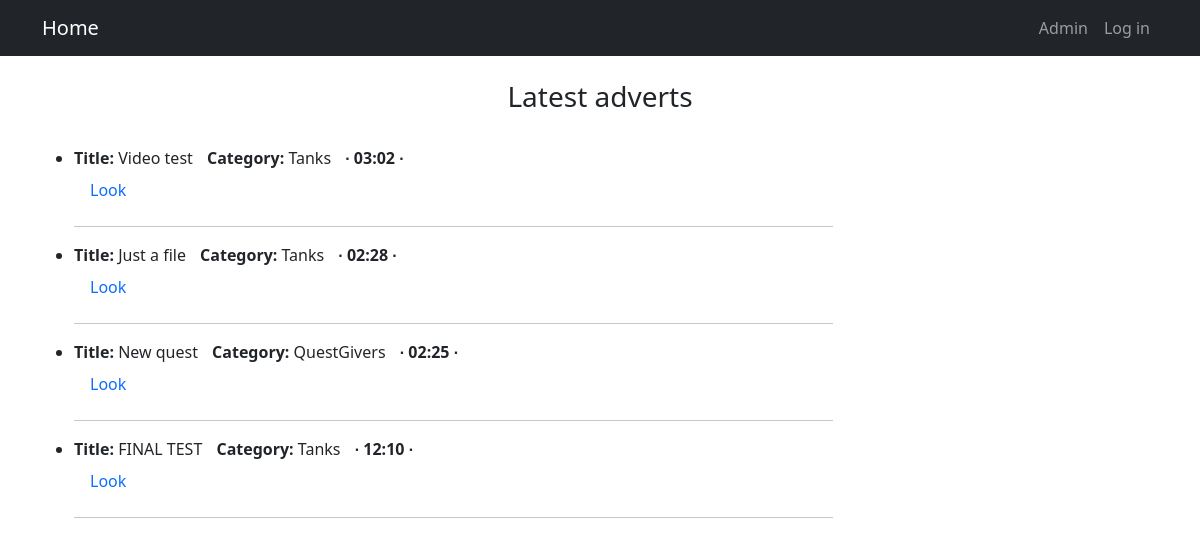
The page / on the database its author committed.
### AdvApp/models.py (models this page shows, shortened)
class Advert(models.Model):
    CATEGORY = [
        ('Tanks', 'Tanks'),
        ('Healers', 'Healers'),
        ('DDs', 'DDs'),
        ('Traders', 'Traders'),
        ('GildMasters', 'GildMasters'),
        ('QuestGivers', 'QuestGivers'),
        ('Smiths', 'Smiths'),
        ('Tanners', 'Tanners'),
        ('Potions', 'Potions'),
        ('SpellMasters', 'SpellMasters')
    ]
    id_user = models.ForeignKey(User, on_delete=models.CASCADE)
    id_category = models.CharField(max_length=12, choices=CATEGORY, default='DDs')
    text = models.TextField()
    file = models.FileField(upload_to='files/')
    image = models.ImageField(upload_to='images/')
    title = models.CharField(max_length=128)
    dateCreation = models.DateTimeField(auto_now_add = True)

### AdvApp/views.py (the view)
# urls.py: path('', AdvertList.as_view()),
class AdvertList(ListView):
    model = Advert
    template_name = 'adverts.html'
    context_object_name = 'advertList'
    queryset = Advert.objects.order_by('-dateCreation')

### templates/adverts.html (shortened to what this page needs)
{% extends 'deafult.html' %}
{% block content %}
    {% if advertList %}
        <br>
        <div align="center">
            <h3> Latest adverts </h3>
        </div>
        <br>
        <ul>
            {% for adv in advertList %}
                <li>
                    <div align="left" >
                        <b>Title:</b> {{ adv.title }} <span style="padding-left: 10px;"><b>Category:</b> {{ adv.id_category }} </span>
                        <b style="padding-left: 10px;">{{ adv.dateCreation|date:' ∙ h:i ∙ ' }} </b>
                        <a class="nav-link" href="{% url 'advDetail' adv.id %}">Look</a>
                        <hr style="width:70%;text-align:left;margin-left:0">
                    </div>
                </li>
            {% endfor %}
        </ul>
    {% endif %}
{% endblock content %}

### rows shown on the page
Advert: title "Video test", id_category "Tanks", dateCreation "∙ 03:02 ∙"
Advert: title "Just a file", id_category "Tanks", dateCreation "∙ 02:28 ∙"
Advert: title "New quest", id_category "QuestGivers", dateCreation "∙ 02:25 ∙"
Advert: title "FINAL TEST", id_category "Tanks", dateCreation "∙ 12:10 ∙"
